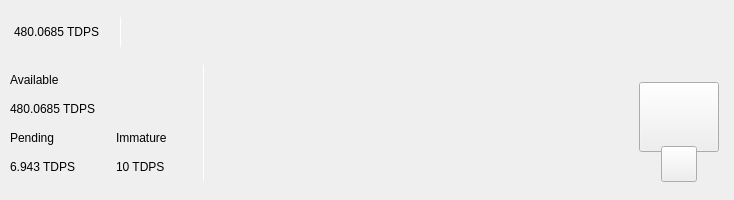
<?xml version="1.0" encoding="UTF-8"?>
<ui version="4.0">
 <class>TopBar</class>
 <widget class="QWidget" name="TopBar">
  <property name="geometry">
   <rect>
    <x>0</x>
    <y>0</y>
    <width>734</width>
    <height>200</height>
   </rect>
  </property>
  <property name="minimumSize">
   <size>
    <width>0</width>
    <height>200</height>
   </size>
  </property>
  <property name="maximumSize">
   <size>
    <width>16777215</width>
    <height>200</height>
   </size>
  </property>
  <property name="windowTitle">
   <string>Form</string>
  </property>
  <layout class="QVBoxLayout" name="verticalLayout_10" stretch="0">
   <property name="spacing">
    <number>0</number>
   </property>
   <property name="leftMargin">
    <number>0</number>
   </property>
   <property name="topMargin">
    <number>0</number>
   </property>
   <property name="rightMargin">
    <number>0</number>
   </property>
   <property name="bottomMargin">
    <number>0</number>
   </property>
   <item>
    <widget class="QWidget" name="containerTop" native="true">
     <layout class="QVBoxLayout" name="verticalLayout_11">
      <property name="spacing">
       <number>0</number>
      </property>
      <property name="leftMargin">
       <number>0</number>
      </property>
      <property name="topMargin">
       <number>0</number>
      </property>
      <property name="rightMargin">
       <number>0</number>
      </property>
      <property name="bottomMargin">
       <number>0</number>
      </property>
      <item>
       <widget class="QWidget" name="top_container_2" native="true">
        <property name="minimumSize">
         <size>
          <width>0</width>
          <height>65</height>
         </size>
        </property>
        <layout class="QHBoxLayout" name="top_container">
         <property name="spacing">
          <number>0</number>
         </property>
         <property name="leftMargin">
          <number>14</number>
         </property>
         <property name="topMargin">
          <number>0</number>
         </property>
         <property name="rightMargin">
          <number>14</number>
         </property>
         <property name="bottomMargin">
          <number>0</number>
         </property>
         <item alignment="Qt::AlignVCenter">
          <widget class="QWidget" name="widgetTopAmount" native="true">
           <property name="sizePolicy">
            <sizepolicy hsizetype="Preferred" vsizetype="Maximum">
             <horstretch>0</horstretch>
             <verstretch>0</verstretch>
            </sizepolicy>
           </property>
           <layout class="QHBoxLayout" name="horizontalLayout_5">
            <property name="spacing">
             <number>0</number>
            </property>
            <property name="leftMargin">
             <number>0</number>
            </property>
            <property name="topMargin">
             <number>0</number>
            </property>
            <property name="rightMargin">
             <number>0</number>
            </property>
            <property name="bottomMargin">
             <number>0</number>
            </property>
            <item alignment="Qt::AlignTop">
             <widget class="QLabel" name="labelAmountTopTdps">
              <property name="minimumSize">
               <size>
                <width>0</width>
                <height>36</height>
               </size>
              </property>
              <property name="styleSheet">
               <string notr="true">padding:0px;margin:0px;</string>
              </property>
              <property name="text">
               <string>480.0685 TDPS</string>
              </property>
             </widget>
            </item>
            <item>
             <spacer name="horizontalSpacer_11">
              <property name="orientation">
               <enum>Qt::Horizontal</enum>
              </property>
              <property name="sizeType">
               <enum>QSizePolicy::Fixed</enum>
              </property>
              <property name="sizeHint" stdset="0">
               <size>
                <width>20</width>
                <height>20</height>
               </size>
              </property>
             </spacer>
            </item>
            <item alignment="Qt::AlignVCenter">
             <widget class="QLabel" name="label_16">
              <property name="minimumSize">
               <size>
                <width>1</width>
                <height>30</height>
               </size>
              </property>
              <property name="maximumSize">
               <size>
                <width>1</width>
                <height>30</height>
               </size>
              </property>
              <property name="styleSheet">
               <string notr="true">background-color:white;
padding:0px;
border:none;</string>
              </property>
              <property name="text">
               <string/>
              </property>
             </widget>
            </item>
            <item>
             <spacer name="horizontalSpacer_12">
              <property name="orientation">
               <enum>Qt::Horizontal</enum>
              </property>
              <property name="sizeType">
               <enum>QSizePolicy::Fixed</enum>
              </property>
              <property name="sizeHint" stdset="0">
               <size>
                <width>20</width>
                <height>20</height>
               </size>
              </property>
             </spacer>
            </item>
           </layout>
          </widget>
         </item>
         <item>
          <spacer name="horizontalSpacer">
           <property name="orientation">
            <enum>Qt::Horizontal</enum>
           </property>
           <property name="sizeHint" stdset="0">
            <size>
             <width>40</width>
             <height>20</height>
            </size>
           </property>
          </spacer>
         </item>
         <item>
          <layout class="QHBoxLayout" name="horizontalLayout_4">
           <property name="spacing">
            <number>12</number>
           </property>
           <property name="rightMargin">
            <number>0</number>
           </property>
           <item alignment="Qt::AlignRight">
            <widget class="QWidget" name="layoutSync" native="true">
             <property name="minimumSize">
              <size>
               <width>0</width>
               <height>36</height>
              </size>
             </property>
             <property name="maximumSize">
              <size>
               <width>16777215</width>
               <height>36</height>
              </size>
             </property>
             <layout class="QVBoxLayout" name="verticalLayout_9">
              <property name="leftMargin">
               <number>0</number>
              </property>
              <property name="topMargin">
               <number>0</number>
              </property>
              <property name="rightMargin">
               <number>0</number>
              </property>
              <property name="bottomMargin">
               <number>0</number>
              </property>
              <item>
               <widget class="ExpandableButton" name="pushButtonSync" native="true">
                <property name="minimumSize">
                 <size>
                  <width>36</width>
                  <height>36</height>
                 </size>
                </property>
                <property name="maximumSize">
                 <size>
                  <width>16777215</width>
                  <height>36</height>
                 </size>
                </property>
               </widget>
              </item>
             </layout>
            </widget>
           </item>
           <item>
            <widget class="ExpandableButton" name="pushButtonMint" native="true">
             <property name="minimumSize">
              <size>
               <width>36</width>
               <height>36</height>
              </size>
             </property>
            </widget>
           </item>
           <item>
            <widget class="ExpandableButton" name="pushButtonStack" native="true">
             <property name="minimumSize">
              <size>
               <width>36</width>
               <height>36</height>
              </size>
             </property>
            </widget>
           </item>
           <item>
            <widget class="ExpandableButton" name="pushButtonConnection" native="true">
             <property name="minimumSize">
              <size>
               <width>36</width>
               <height>36</height>
              </size>
             </property>
            </widget>
           </item>
           <item>
            <widget class="ExpandableButton" name="pushButtonLock" native="true">
             <property name="sizePolicy">
              <sizepolicy hsizetype="Expanding" vsizetype="Expanding">
               <horstretch>0</horstretch>
               <verstretch>0</verstretch>
              </sizepolicy>
             </property>
             <property name="minimumSize">
              <size>
               <width>36</width>
               <height>0</height>
              </size>
             </property>
            </widget>
           </item>
           <item>
            <widget class="ExpandableButton" name="pushButtonTheme" native="true">
             <property name="minimumSize">
              <size>
               <width>36</width>
               <height>36</height>
              </size>
             </property>
             <property name="maximumSize">
              <size>
               <width>16777215</width>
               <height>36</height>
              </size>
             </property>
            </widget>
           </item>
           <item>
            <widget class="ExpandableButton" name="pushButtonFAQ" native="true">
             <property name="minimumSize">
              <size>
               <width>36</width>
               <height>36</height>
              </size>
             </property>
            </widget>
           </item>
          </layout>
         </item>
        </layout>
       </widget>
      </item>
      <item>
       <widget class="QWidget" name="bottom_container" native="true">
        <property name="minimumSize">
         <size>
          <width>0</width>
          <height>135</height>
         </size>
        </property>
        <layout class="QHBoxLayout" name="botton_container">
         <property name="leftMargin">
          <number>10</number>
         </property>
         <property name="topMargin">
          <number>0</number>
         </property>
         <property name="rightMargin">
          <number>10</number>
         </property>
         <property name="bottomMargin">
          <number>10</number>
         </property>
         <item>
          <layout class="QHBoxLayout" name="horizontalLayout_3">
           <property name="bottomMargin">
            <number>9</number>
           </property>
           <item>
            <layout class="QVBoxLayout" name="verticalLayout_7">
             <property name="spacing">
              <number>0</number>
             </property>
             <property name="leftMargin">
              <number>0</number>
             </property>
             <property name="rightMargin">
              <number>30</number>
             </property>
             <item>
              <layout class="QVBoxLayout" name="verticalLayout_2">
               <item>
                <widget class="QLabel" name="labelTitle1">
                 <property name="text">
                  <string>Available</string>
                 </property>
                </widget>
               </item>
               <item>
                <widget class="QLabel" name="labelAmountTdps">
                 <property name="text">
                  <string>480.0685 TDPS</string>
                 </property>
                </widget>
               </item>
              </layout>
             </item>
             <item>
              <layout class="QHBoxLayout" name="horizontalLayout_2">
               <property name="spacing">
                <number>0</number>
               </property>
               <item>
                <layout class="QVBoxLayout" name="verticalLayout_3">
                 <item>
                  <widget class="QLabel" name="labelTitle3">
                   <property name="text">
                    <string>Pending</string>
                   </property>
                  </widget>
                 </item>
                 <item>
                  <widget class="QLabel" name="labelPendingTdps">
                   <property name="text">
                    <string>6.943 TDPS</string>
                   </property>
                  </widget>
                 </item>
                </layout>
               </item>
               <item>
                <spacer name="horizontalSpacer_3">
                 <property name="orientation">
                  <enum>Qt::Horizontal</enum>
                 </property>
                 <property name="sizeType">
                  <enum>QSizePolicy::Fixed</enum>
                 </property>
                 <property name="sizeHint" stdset="0">
                  <size>
                   <width>40</width>
                   <height>20</height>
                  </size>
                 </property>
                </spacer>
               </item>
               <item>
                <layout class="QVBoxLayout" name="verticalLayout_4">
                 <item>
                  <widget class="QLabel" name="labelTitle4">
                   <property name="text">
                    <string>Immature</string>
                   </property>
                  </widget>
                 </item>
                 <item>
                  <widget class="QLabel" name="labelImmatureTdps">
                   <property name="text">
                    <string>10 TDPS</string>
                   </property>
                  </widget>
                 </item>
                </layout>
               </item>
              </layout>
             </item>
            </layout>
           </item>
           <item>
            <widget class="QLabel" name="label_9">
             <property name="minimumSize">
              <size>
               <width>1</width>
               <height>100</height>
              </size>
             </property>
             <property name="maximumSize">
              <size>
               <width>1</width>
               <height>16777215</height>
              </size>
             </property>
             <property name="styleSheet">
              <string notr="true">background-color:white;
padding:0px;
border:none;</string>
             </property>
             <property name="text">
              <string/>
             </property>
            </widget>
           </item>
          </layout>
         </item>
         <item>
          <spacer name="horizontalSpacer_2">
           <property name="orientation">
            <enum>Qt::Horizontal</enum>
           </property>
           <property name="sizeHint" stdset="0">
            <size>
             <width>40</width>
             <height>20</height>
            </size>
           </property>
          </spacer>
         </item>
         <item alignment="Qt::AlignHCenter|Qt::AlignVCenter">
          <widget class="QWidget" name="qrContainer" native="true">
           <property name="sizePolicy">
            <sizepolicy hsizetype="Preferred" vsizetype="Minimum">
             <horstretch>0</horstretch>
             <verstretch>0</verstretch>
            </sizepolicy>
           </property>
           <property name="minimumSize">
            <size>
             <width>90</width>
             <height>110</height>
            </size>
           </property>
           <property name="maximumSize">
            <size>
             <width>90</width>
             <height>110</height>
            </size>
           </property>
           <layout class="QVBoxLayout" name="containerQR">
            <property name="spacing">
             <number>0</number>
            </property>
            <property name="leftMargin">
             <number>5</number>
            </property>
            <property name="topMargin">
             <number>10</number>
            </property>
            <property name="rightMargin">
             <number>5</number>
            </property>
            <property name="bottomMargin">
             <number>0</number>
            </property>
            <item>
             <widget class="QPushButton" name="btnQr">
              <property name="minimumSize">
               <size>
                <width>70</width>
                <height>70</height>
               </size>
              </property>
              <property name="maximumSize">
               <size>
                <width>16777215</width>
                <height>70</height>
               </size>
              </property>
              <property name="text">
               <string/>
              </property>
              <property name="iconSize">
               <size>
                <width>70</width>
                <height>70</height>
               </size>
              </property>
             </widget>
            </item>
            <item>
             <spacer name="verticalSpacer">
              <property name="orientation">
               <enum>Qt::Vertical</enum>
              </property>
              <property name="sizeType">
               <enum>QSizePolicy::Fixed</enum>
              </property>
              <property name="sizeHint" stdset="0">
               <size>
                <width>20</width>
                <height>20</height>
               </size>
              </property>
             </spacer>
            </item>
            <item alignment="Qt::AlignHCenter|Qt::AlignBottom">
             <widget class="QPushButton" name="pushButtonQR">
              <property name="minimumSize">
               <size>
                <width>36</width>
                <height>36</height>
               </size>
              </property>
              <property name="maximumSize">
               <size>
                <width>36</width>
                <height>36</height>
               </size>
              </property>
              <property name="text">
               <string/>
              </property>
             </widget>
            </item>
           </layout>
          </widget>
         </item>
        </layout>
       </widget>
      </item>
     </layout>
    </widget>
   </item>
  </layout>
 </widget>
 <customwidgets>
  <customwidget>
   <class>ExpandableButton</class>
   <extends>QWidget</extends>
   <header>qt/tradeplus_coin/expandablebutton.h</header>
   <container>1</container>
  </customwidget>
 </customwidgets>
 <resources/>
 <connections/>
</ui>
